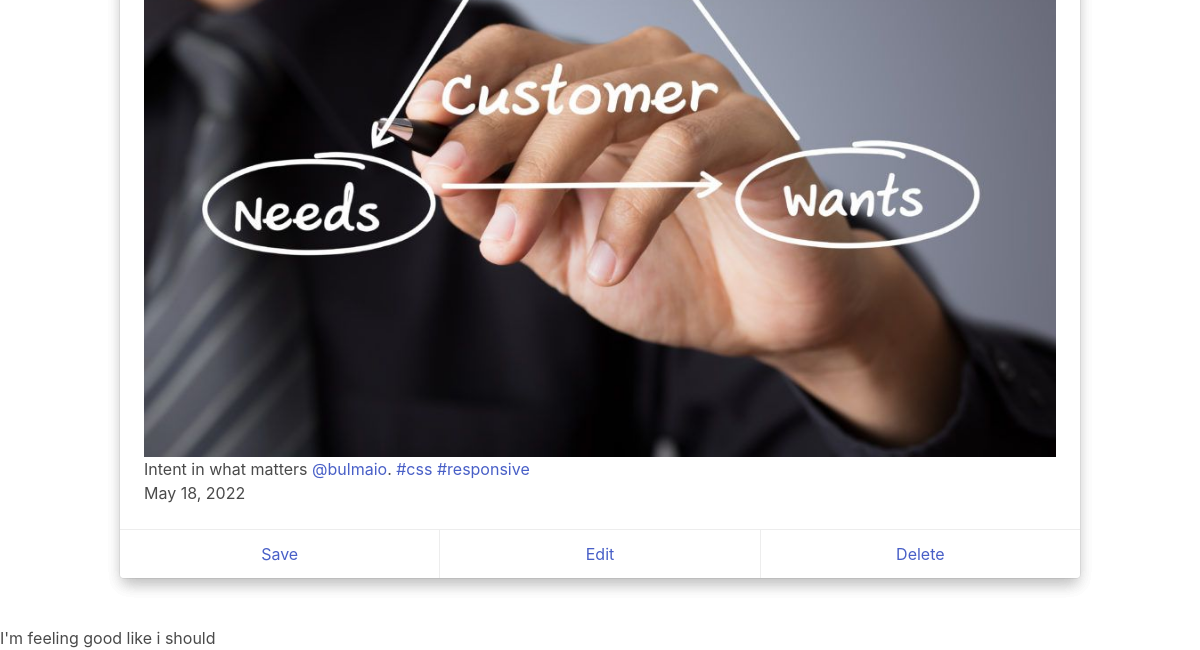
Before: / (lower part) with the older database file.
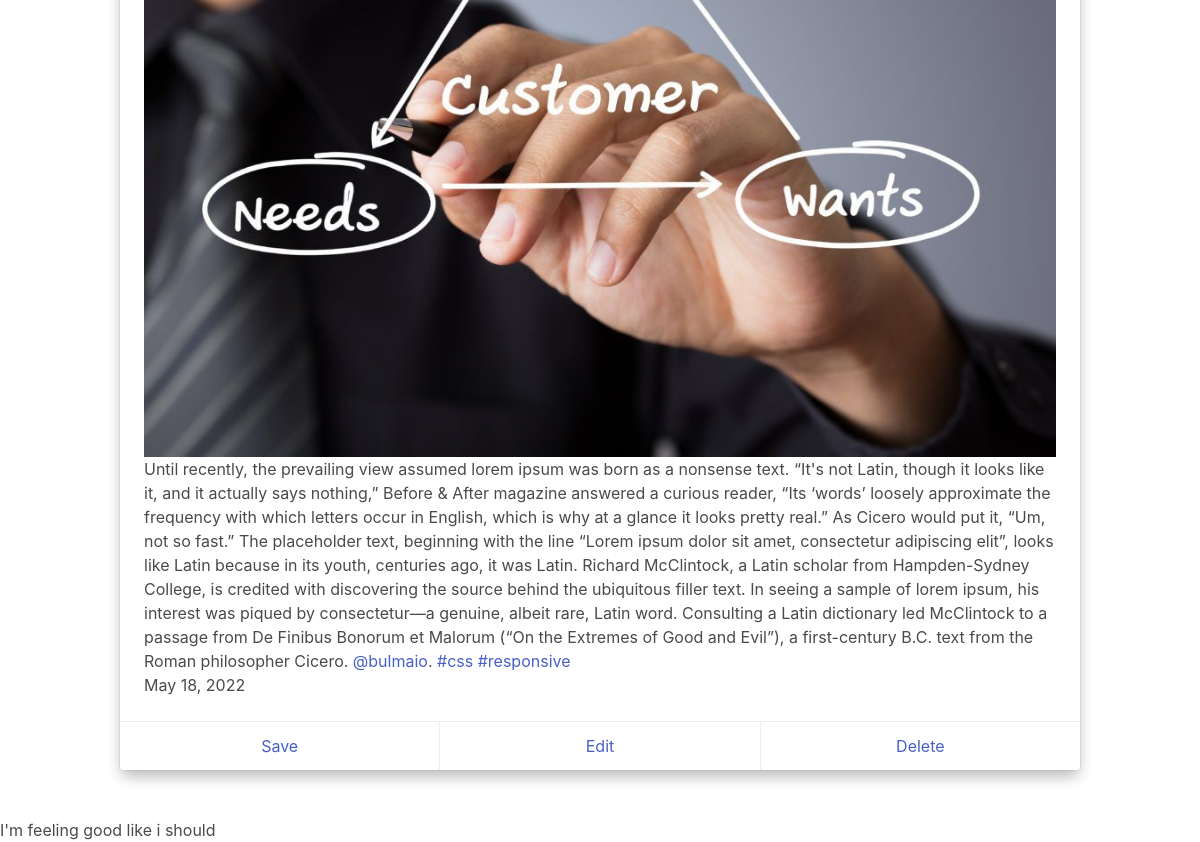
After: the same page with the newer database file.
### department/models.py (models this page shows, shortened)
class Post(models.Model):
    title = models.CharField(max_length=50)
    description = models.TextField()
    published_date = models.DateField("date published")

### department/views.py (the view)
# urls.py: path('', views.homepage),
def homepage(request):
    return render(request, 'index.html', {"post": Post.objects.all})

### department/Templates/index.html (shortened to what this page needs)
{%extends 'base.html'%}

### department/Templates/base.html (shortened to what this page needs)
 <head>
   {% load static %}
    <link rel="stylesheet" href="https://cdn.jsdelivr.net/npm/bulma@0.9.4/css/bulma.min.css">
    <link rel="stylesheet" type="text/css" href="/css/style.css">
  </head>
  <body>
  <section class="section">
    <div class="container">
      {% for p in post %}
<div class="card">
  <div class="card-content">
    <div class="content">
      <img src= "{% static 'Images/optimal.png' %}">
      {{p.description}}
      <a href="#">@bulmaio</a>. <a href="#">#css</a> <a href="#">#responsive</a>
      <br>
      <time datetime="2016-1-1">{{p.published_date}}</time>
    </div>
  </div>
  <footer class="card-footer">
    <a href="#" class="card-footer-item">Save</a>
    <a href="#" class="card-footer-item">Edit</a>
    <a href="#" class="card-footer-item">Delete</a>
  </footer>
  {% endfor %}
</div>
    </div>
  </section>
  <p class="paragraph"> I'm feeling good like i should</p>
  </body>

Changed rows visible on the page:
changed Post: description "Intent in what matters" → "Until recently, the prevailing view assumed lorem ipsum was born as a nonsense text. “It's not Latin, though it looks like it, and it actually says nothing,” Before & After magazine answered a curious reader, “Its ‘words’ loosely approximate the frequency with which letters occur in English, which is why at a glance it looks pretty real.” As Cicero would put it, “Um, not so fast.” The placeholder text, beginning with the line “Lorem ipsum dolor sit amet, consectetur adipiscing elit”, looks like Latin because in its youth, centuries ago, it was Latin. Richard McClintock, a Latin scholar from Hampden-Sydney College, is credited with discovering the source behind the ubiquitous filler text. In…"
